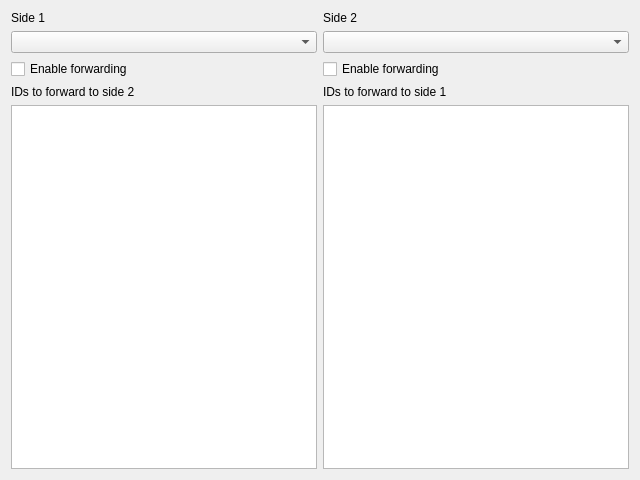
<?xml version="1.0" encoding="UTF-8"?>
<ui version="4.0">
 <class>LINBridgeWindow</class>
 <widget class="QDialog" name="LINBridgeWindow">
  <property name="geometry">
   <rect>
    <x>0</x>
    <y>0</y>
    <width>640</width>
    <height>480</height>
   </rect>
  </property>
  <property name="windowTitle">
   <string>CAN Bridger</string>
  </property>
  <property name="sizeGripEnabled">
   <bool>false</bool>
  </property>
  <layout class="QHBoxLayout" name="horizontalLayout">
   <item>
    <layout class="QVBoxLayout" name="verticalLayout">
     <item>
      <widget class="QLabel" name="label">
       <property name="text">
        <string>Side 1</string>
       </property>
      </widget>
     </item>
     <item>
      <widget class="QComboBox" name="cbSide1"/>
     </item>
     <item>
      <widget class="QCheckBox" name="ckEnableSide1">
       <property name="text">
        <string>Enable forwarding</string>
       </property>
       <property name="tristate">
        <bool>false</bool>
       </property>
      </widget>
     </item>
     <item>
      <widget class="QLabel" name="label_3">
       <property name="text">
        <string>IDs to forward to side 2</string>
       </property>
      </widget>
     </item>
     <item>
      <widget class="QListWidget" name="listSide1"/>
     </item>
    </layout>
   </item>
   <item>
    <layout class="QVBoxLayout" name="verticalLayout_2">
     <item>
      <widget class="QLabel" name="label_2">
       <property name="text">
        <string>Side 2</string>
       </property>
      </widget>
     </item>
     <item>
      <widget class="QComboBox" name="cbSide2"/>
     </item>
     <item>
      <widget class="QCheckBox" name="ckEnableSide2">
       <property name="text">
        <string>Enable forwarding</string>
       </property>
      </widget>
     </item>
     <item>
      <widget class="QLabel" name="label_4">
       <property name="text">
        <string>IDs to forward to side 1</string>
       </property>
      </widget>
     </item>
     <item>
      <widget class="QListWidget" name="listSide2"/>
     </item>
    </layout>
   </item>
  </layout>
 </widget>
 <resources/>
 <connections/>
</ui>
